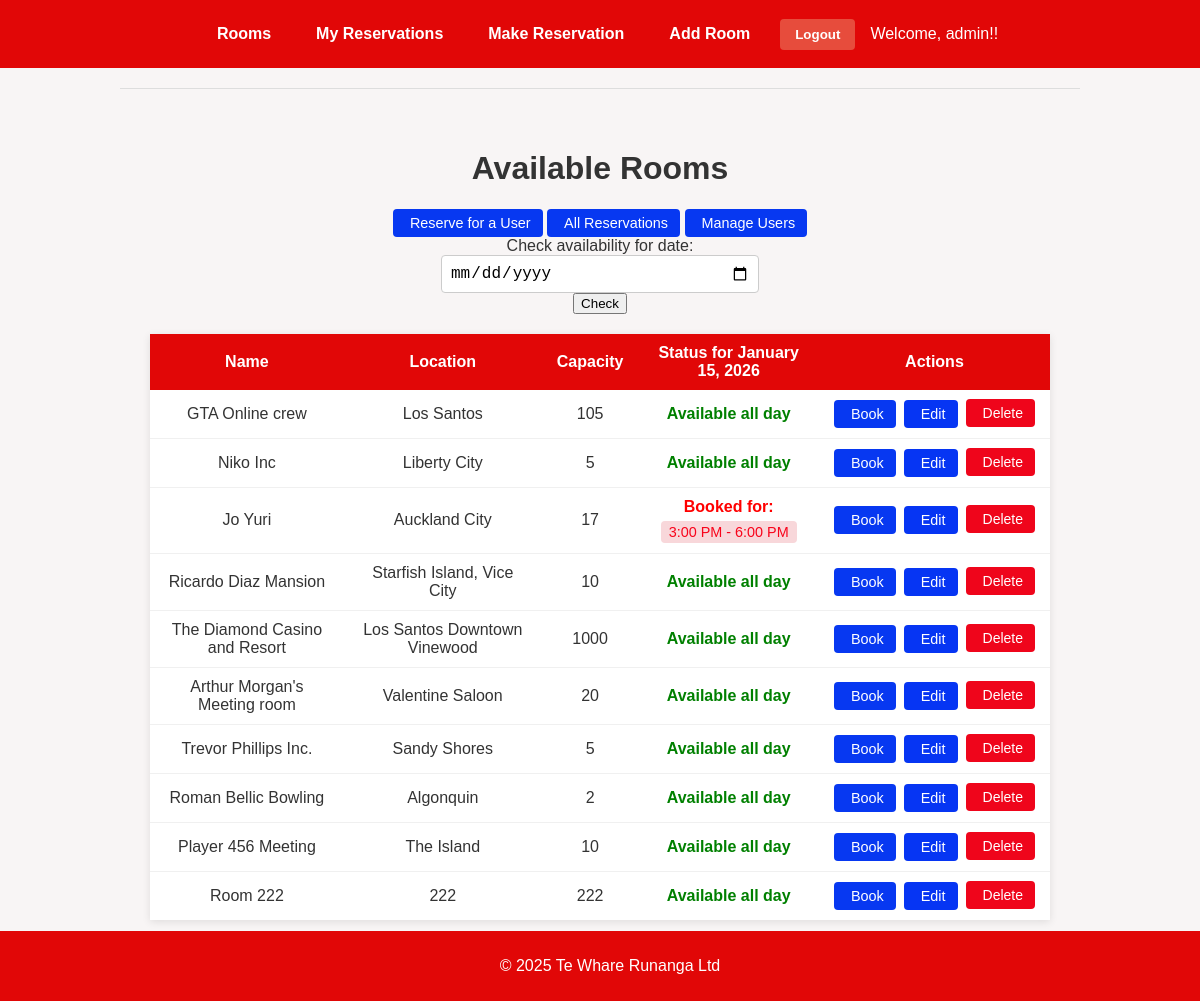
/ (signed in), run on the app's committed database.
### reservations/models.py (models this page shows, shortened)
class Reservation(models.Model):
    user = models.ForeignKey(User, on_delete=models.CASCADE) # Shows who booked the room
    room = models.ForeignKey(ConferenceRoom, on_delete=models.CASCADE) # Which room the user booked
    date = models.DateField() # What time the reservation is for
    start_time = models.TimeField() # When the reservation starts
    end_time = models.TimeField() # When the reservation ends
    created_at = models.DateTimeField(auto_now_add=True) # When the reservation was made
    reminder_sent = models.BooleanField(default=False) # Track if reminder email was sent

class ConferenceRoom(models.Model):
    name = models.CharField(max_length=100) # Room name
    location = models.CharField(max_length=100) # Where the room is located
    capacity = models.PositiveIntegerField() # How many people can fit in the room

### reservations/views.py (the view)
# urls.py: path('', views.room_list, name='room_list'),
@login_required
def room_list(request):
    date_str = request.GET.get('date')
    if date_str:
        try:
            selected_date = datetime.strptime(date_str, '%Y-%m-%d').date()
        except (ValueError, TypeError):
            selected_date = timezone.now().date()
    else:
        selected_date = timezone.now().date()
    current_time = timezone.now().time()
    rooms = ConferenceRoom.objects.all()
    reservations = Reservation.objects.filter(date=selected_date)
    for room in rooms:
        room_reservations = reservations.filter(room=room).order_by('start_time')
        room.is_available = not room_reservations.exists()
        room.booking_times = []
        for res in room_reservations:
            room.booking_times.append({
                'start': res.start_time.strftime('%I:%M %p').lstrip('0'),
                'end': res.end_time.strftime('%I:%M %p').lstrip('0')
            })
    context = {
        'rooms': rooms,
        'selected_date': selected_date,
        'date_str': selected_date.strftime('%d-%m-%Y'),  # Date format as DD-MM-YYYY
        'user': request.user  # Make sure user is available in the template
    }
    return render(request, 'reservations/room_list.html', context)

### reservations/templates/reservations/room_list.html (shortened to what this page needs)
{% extends "reservations/base.html" %}
{% block content %}
<div class="container">
    <h1>Available Rooms</h1>
{% if user.is_staff %}
    <div class ="d-flex gap-2 mb-3 flex-wrap">
    <a href="{% url 'reservations:admin_make_reservation' %}"
       class="btn-custom btn-primary-custom">
        Reserve for a User
    </a>
    <a href="{% url 'reservations:admin_reservations' %}"
       class="btn-custom btn-primary-custom">
         All Reservations
    </a>
    <a href="{% url 'reservations:user_list' %}"
       class="btn-custom btn-primary-custom">
         Manage Users
    </a>
    </div>
{% endif %}
    <form method="get" class="mb-4">
        <div class="row">
            <div class="col-md-6">
                <div class="form-group">
                    <label for="date">Check availability for date:</label>
                    <div class="input-group">
                        <input type="date"
                               class="form-control"
                               id="date"
                               name="date"
                               value="{{ date_str }}"
                               min="{{ timezone.now|date:'Y-m-d' }}">
                        <div class="input-group-append">
                            <button type="submit" class="btn btn-primary">Check</button>
                        </div>
                    </div>
                </div>
            </div>
        </div>
    </form>
    {% if rooms %}
    <div class="table-responsive">
        <table class="table table-striped">
            <thead class="thead-dark">
                <tr>
                    <th>Name</th>
                    <th>Location</th>
                    <th>Capacity</th>
                    <th>Status for {{ selected_date|date:"F j, Y" }}</th>
                    <th>Actions</th>
                </tr>
            </thead>
            <tbody>
                {% for room in rooms %}
                <tr>
                    <td>{{ room.name }}</td>
                    <td>{{ room.location }}</td>
                    <td>{{ room.capacity }}</td>
                    <td>
                        {% if room.is_available %}
                        <span style="color:green; font-weight: bold;">Available all day</span>
                        {% else %}
                        <div>
                            <div style="color:red; font-weight: bold; margin-bottom: 5px; text-align: center;">Booked for:</div>
                            <div style="display: flex; flex-wrap: wrap; gap: 8px; justify-content: center;">
                                {% for slot in room.booking_times %}
                                <span style="background-color: #f8d7da; color: #f8041b; padding: 3px 8px; border-radius: 4px; font-size: 0.9em;">
                                    {{ slot.start }} - {{ slot.end }}
                                </span>
                                {% endfor %}
                            </div>
                        </div>
                        {% endif %}
                    </td>
                    <td>
                        <div class="btn-group-custom">
                            <a href="{% url 'reservations:make_reservation' %}?room={{ room.id }}&date={{ selected_date|date:'Y-m-d' }}"
                               class="btn-custom btn-primary-custom"
                               {% if not room.is_available %}disabled{% endif %}>
                                 Book
                            </a>
                        {% if user.is_staff %}
                            <a href="{% url 'reservations:edit_room' room.id %}" class="btn-custom btn-edit-custom">
                                 Edit
                            </a>
                            <form action="{% url 'reservations:delete_room' room.id %}" method="post" style="display: inline; margin: 0; padding: 0;"
                                  onsubmit="return confirm('Are you sure you want to delete this room?');">
                                <button type="submit" class="btn-custom btn-delete-custom" style ="margin: 0;">
                                     Delete
                                </button>
                            </form>
                            {% endif %}
                        </div>
                    </td>
                </tr>
                {% endfor %}
            </tbody>
        </table>
    </div>
    {% else %}
    <div class="alert alert-info" role="alert">
        No rooms available, please try again later or on a different date.
    </div>
    {% endif %}
</div>
{% endblock %}

### reservations/templates/reservations/base.html (shortened to what this page needs)
<!DOCTYPE html>
<html lang="en">
<head>
</head>
<body>
<nav>
    <a href="{% url 'reservations:room_list' %}">Rooms</a>
    <a href="{% url 'reservations:my_reservations' %}">My Reservations</a>
    <a href="{% url 'reservations:make_reservation' %}">Make Reservation</a>
    <a href="{% url 'reservations:add_room' %}">Add Room</a>
    {% if user.is_authenticated %}
    <form method="post" action="{% url 'logout' %}">
        <button type="submit">Logout</button>
    </form>
    <span>Welcome, {{ user.username }}!!</span>
    {% else %}
    <a href="{% url 'login' %}">Login</a>
    {% endif %}
</nav>
<hr />
<main>
    {% block content %}
    {% endblock %}
</main>
<footer>
    <p>&copy; 2025 Te Whare Runanga Ltd</p>
</footer>
</body>
</html>

### reservations/templates/reservations/base.html (style rules this page uses)
body { font-family: Arial, sans-serif; background-color: #f8f5f5; color: #333; margin: 0; padding: 0; text-align: center; }
nav { background-color: #e10707; padding: 15px; display: flex; justify-content: center; align-items: center; flex-wrap: wrap; gap: 15px; }
nav a { color: white; text-decoration: none; font-weight: bold; padding: 10px 15px; border-radius: 5px; transition: background-color 0.3s; }
nav form { display: inline-block; margin: 0; }
nav button { background-color: #e74c3c; color: white; border: none; padding: 8px 15px; border-radius: 4px; cursor: pointer; font-weight: bold; transition: background-color 0.3s; }
nav span { color: white; font_size: 1rem; }
hr { margin: 20px auto; width: 80%; border: 0; height: 1px; background: #ddd; }
main { padding: 20px; max-width: 900px; margin: auto; }
footer { background-color: #e10707; color: white; padding: 10px; font_size: 0.9rem; position: fixed; bottom: 0; width: 100%; }
main form { display: flex; flex-direction: column; allign-items: center; gap: 10px; }
main input, main select, main textarea { width: 300px; padding: 8px; border: 1px solid #ccc; border-radius: 4px; font-size: 1rem; }
main table { margin: 20px auto; border-collapse: separate; border-spacing: 0; width: auto; max-width: 900px; box-shadow: 0 2px 8px rgba(0, 0, 0, 0.1); border: none; }
main th, main td { padding: 10px 15px; text-align: center; background-color: #fff; border: none; }
main th { background-color: #e10707; color: white; font-weight: bold; }
main tr:not(:last-child) td { border-bottom: 1px solid #f0f0f0; }

### reservations/templates/reservations/room_list.html (style rules this page uses)
.btn-custom { border: none; border-radius: 4px; padding: 6px 12px; font-size: 0.875rem; font-weight: 500; cursor: pointer; transition: all 0.2s ease; text-decoration: none; display: inline-flex; align-items: center; justify-content: center; gap: 5px; }
.btn-primary-custom { font-size: 0.9em; background-color: #0738f1; color: white; }
.btn-edit-custom { font-size: 0.9em; background-color: #0635f3; color: white; }
.btn-delete-custom { background-color: #ef051b; color: white; transform: translateY(-1px); }
.btn-group-custom { display: flex; gap: 8px; align-items: center; flex-wrap: nowrap; }

### data on the page
Reservation: date "January 15, 2026"
ConferenceRoom: name "GTA Online crew", location "Los Santos", capacity "105", shows "Available all day"
ConferenceRoom: name "Niko Inc", location "Liberty City", capacity "5", shows "Available all day"
ConferenceRoom: name "Jo Yuri", location "Auckland City", capacity "17", start "3:00 PM", end "6:00 PM"
ConferenceRoom: name "Ricardo Diaz Mansion", location "Starfish Island, Vice City", capacity "10", shows "Available all day"
ConferenceRoom: name "The Diamond Casino and Resort", location "Los Santos Downtown Vinewood", capacity "1000", shows "Available all day"
ConferenceRoom: name "Arthur Morgan's Meeting room", location "Valentine Saloon", capacity "20", shows "Available all day"
ConferenceRoom: name "Trevor Phillips Inc.", location "Sandy Shores", capacity "5", shows "Available all day"
ConferenceRoom: name "Roman Bellic Bowling", location "Algonquin", capacity "2", shows "Available all day"
ConferenceRoom: name "Player 456 Meeting", location "The Island", capacity "10", shows "Available all day"
ConferenceRoom: name "Room 222", location "222", capacity "222", shows "Available all day"

### other printed values
{{ user.username }} "admin"
